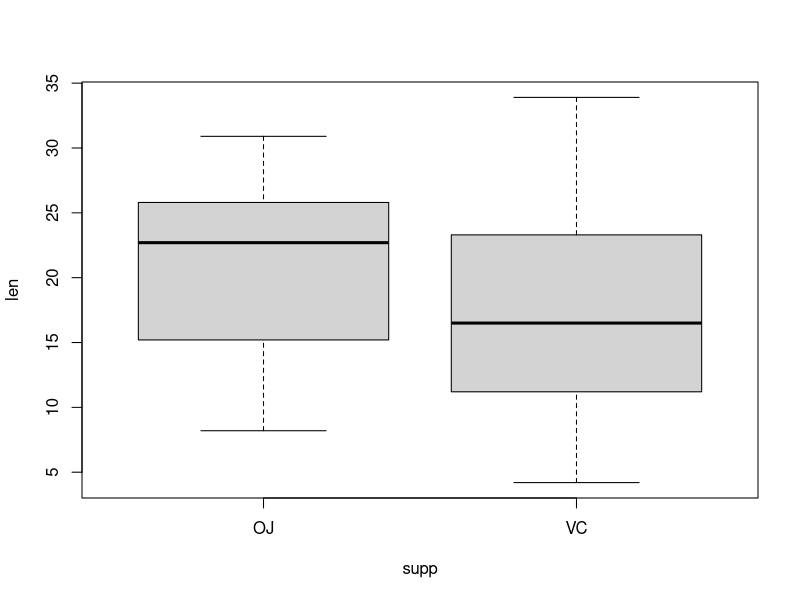
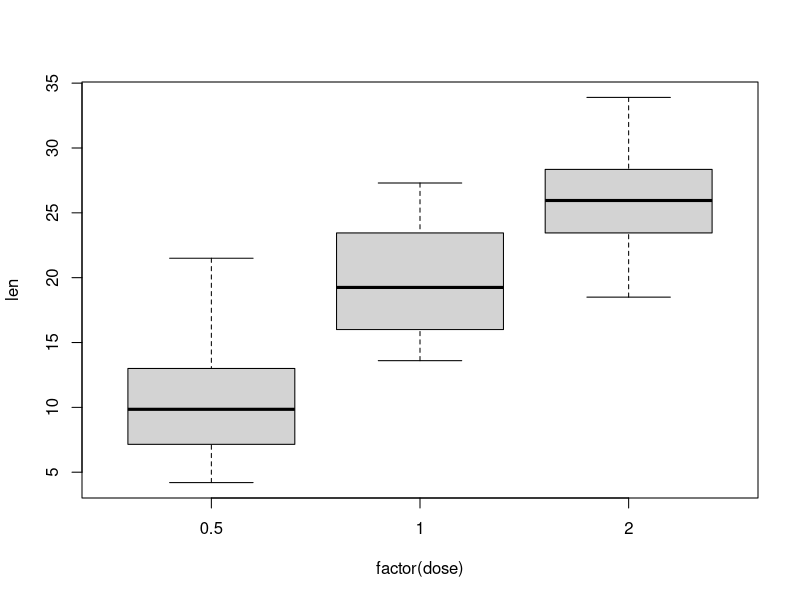

Here is the R script that generated these plots, in order:
# https://www.youtube.com/watch?v=7uR9c_yA0pE


data()
## There are three hypotheses in a 2 way anova

# H0: There is no interaction between the two factors
# H0_1: The means of observations grouped by one factor are the same
# H0_2: The means of observations grouped by the other factor are the same

# H1: reject?

# Aplha = 0.05

View(ToothGrowth)

plot(len ~ supp + factor(dose), data = ToothGrowth)

#two way anova

twoANOVA <- aov(len ~ supp * factor(dose), data = ToothGrowth)

summary(twoANOVA)

#in console we see the output: for the supplement, we can see a high f-value = 15.572, and a p-value = 0.000231 which is less than the significance level of 0.001
####|- So there IS a diff. b/w means of VC nd Orange juice supplements. Reject H0_1
# Also, we see a high f statistic for factor (dose), and a tiny p-value, less than 0.001, showing that there is a difference b/w the three doses. reject H0_2

# FINALLY, the interaction supp:factor (dose), shows p value < 0.05. so we can reject H0_3


